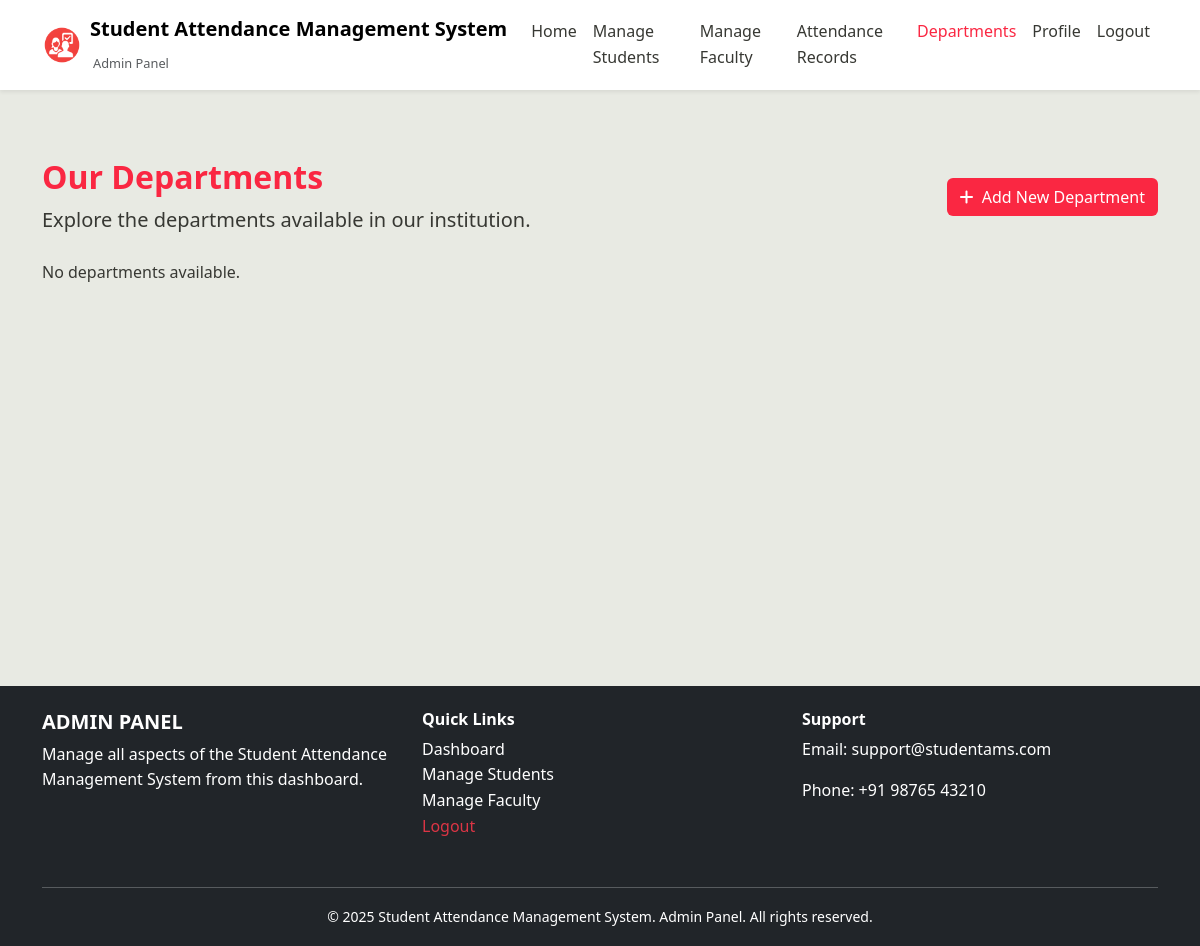
The page /appAdmin/adminDepartment/ (signed in) on the database as committed earlier.
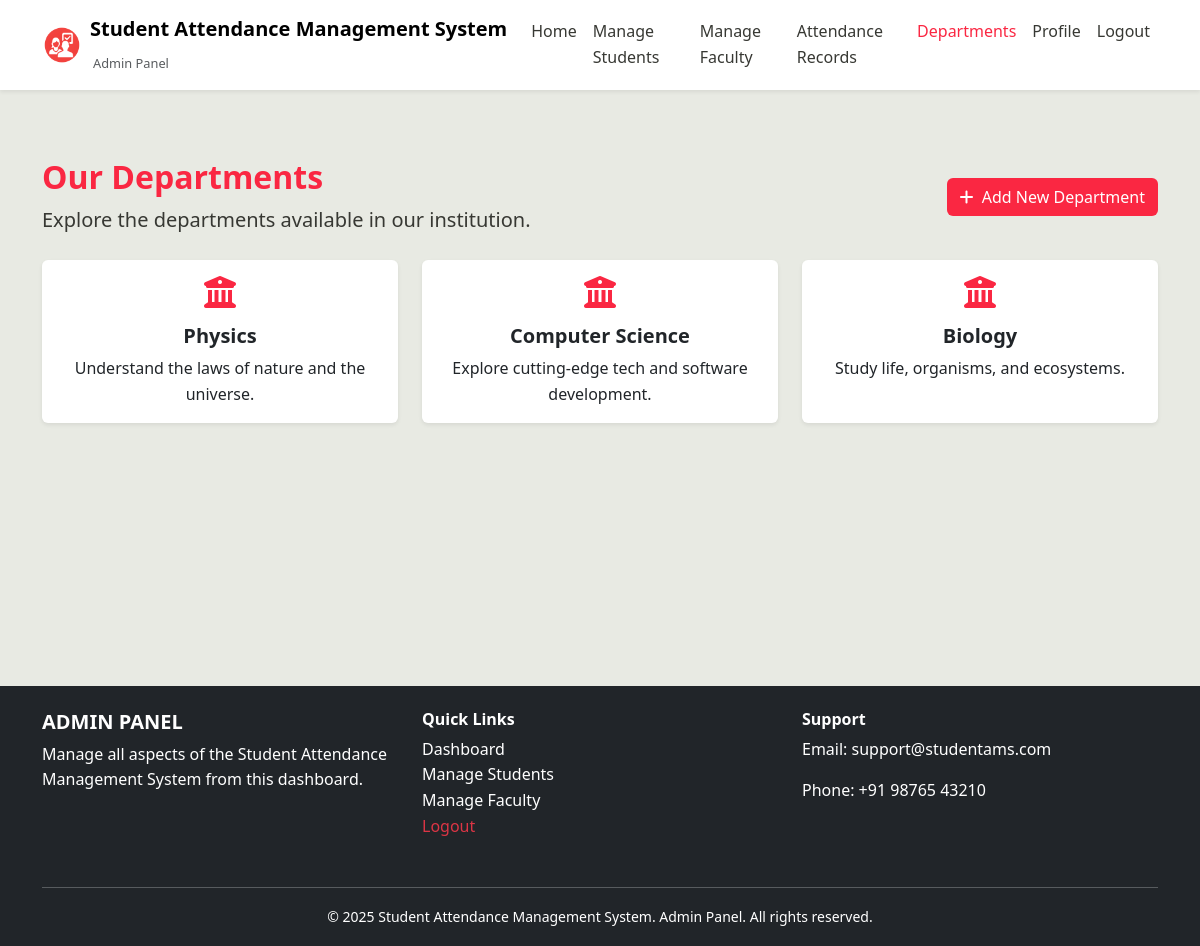
The same page on the database as committed later.
### core/models.py (models this page shows, shortened)
class Department(models.Model):
    name = models.CharField(max_length=100, unique=True)
    description = models.TextField()

### adminPanel/views.py (the view)
    @login_required
    def wrapper(request, *args, **kwargs):
        if hasattr(request.user, 'role') and request.user.role == 'admin':
            return view_func(request, *args, **kwargs)
        else:
            return HttpResponseForbidden("You are not authorized to view this page.")

### adminPanel/views.py (called while the page is built)
def admin_required(view_func):
    @login_required
    def wrapper(request, *args, **kwargs):
        if hasattr(request.user, 'role') and request.user.role == 'admin':
            return view_func(request, *args, **kwargs)
        else:
            return HttpResponseForbidden("You are not authorized to view this page.")
    return wrapper

@never_cache
@admin_required
def adminDepartment(request):
    departments = Department.objects.all()
    return render(request, 'Student_AMS/adminDepartments.html', {'departments': departments})

### templates/Student_AMS/adminDepartments.html (shortened to what this page needs)
{% extends "./adminBase.html" %}
{% block content %}
<div id="departments-page" style="min-height:60vh; background-color:#e8eae3;">
  <div class="d-flex justify-content-between align-items-center mb-4 flex-wrap gap-2">
    <div>
      <h2 class="fw-bold text-accent">Our Departments</h2>
      <p class="lead mb-0">Explore the departments available in our institution.</p>
    </div>
    <a href="{% url 'addDepartment' %}" class="btn addDepartmentBtn">
      <i class="fas fa-plus me-1"></i> Add New Department
    </a>
  </div>
  <div class="row g-4">
  {% for dept in departments %}
    <div class="col-sm-6 col-lg-4">
      <div class="card h-100 shadow-sm border-0">
        <div class="card-body text-center">
          <i class="fas fa-university fa-2x text-accent mb-3"></i>
          <h5 class="card-title fw-bold">{{ dept.name }}</h5>
          <p class="card-text">{{ dept.description }}</p>
        </div>
      </div>
    </div>
  {% empty %}
    <p>No departments available.</p>
  {% endfor %}
</div>
</div>
{% endblock %}

Rows that differ between the two databases and show on the page:
added Department: name "Physics", description "Understand the laws of nature and the universe."
added Department: name "Computer Science", description "Explore cutting-edge tech and software development."
added Department: name "Biology", description "Study life, organisms, and ecosystems."
Other text that changed with them:
text no longer shown: "No departments available."
